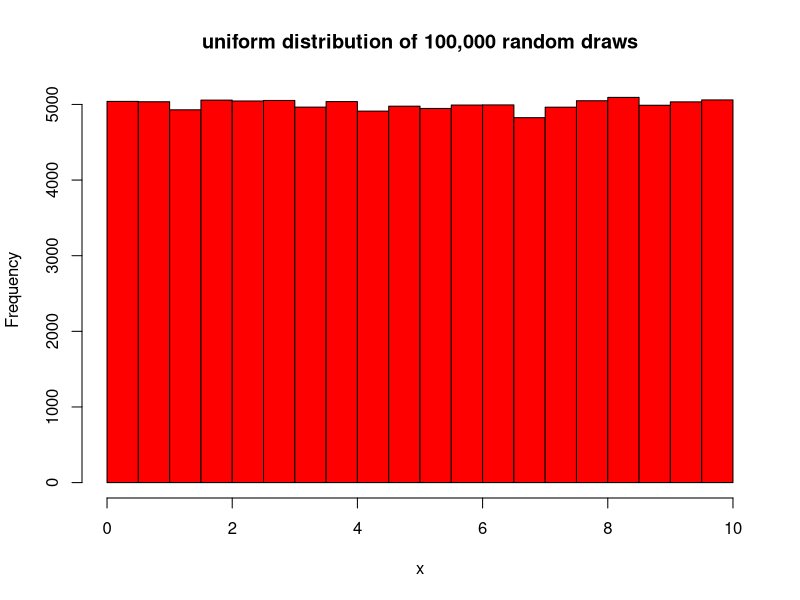
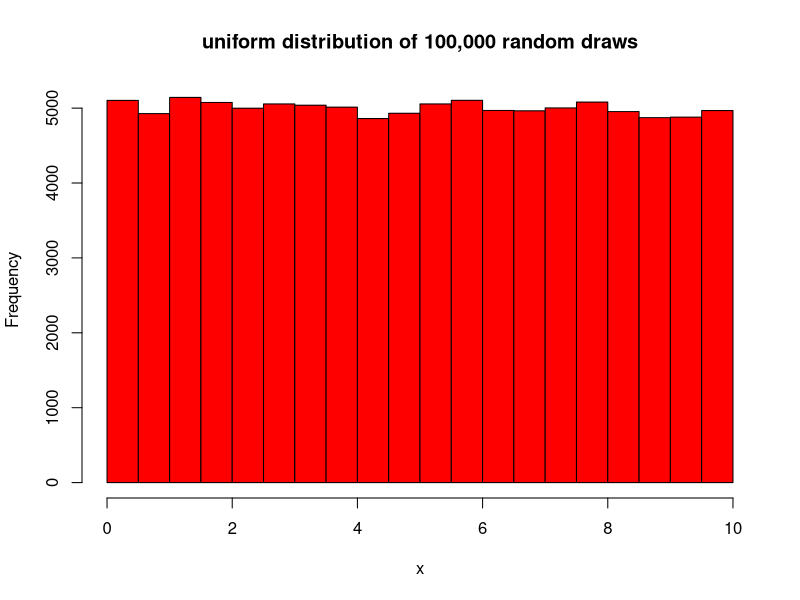
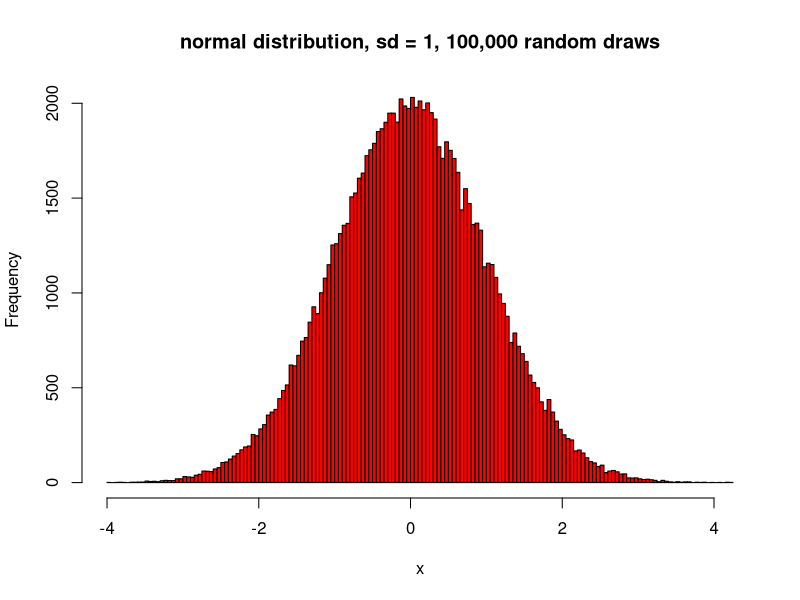
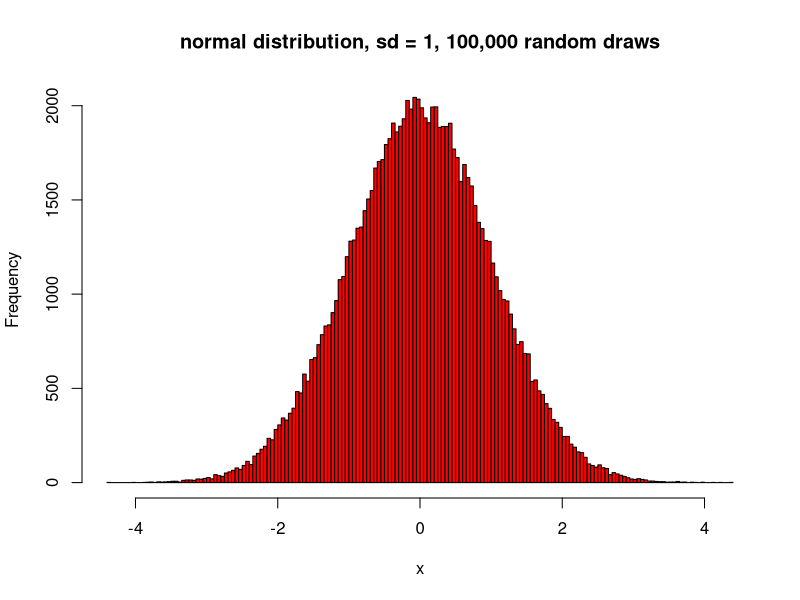
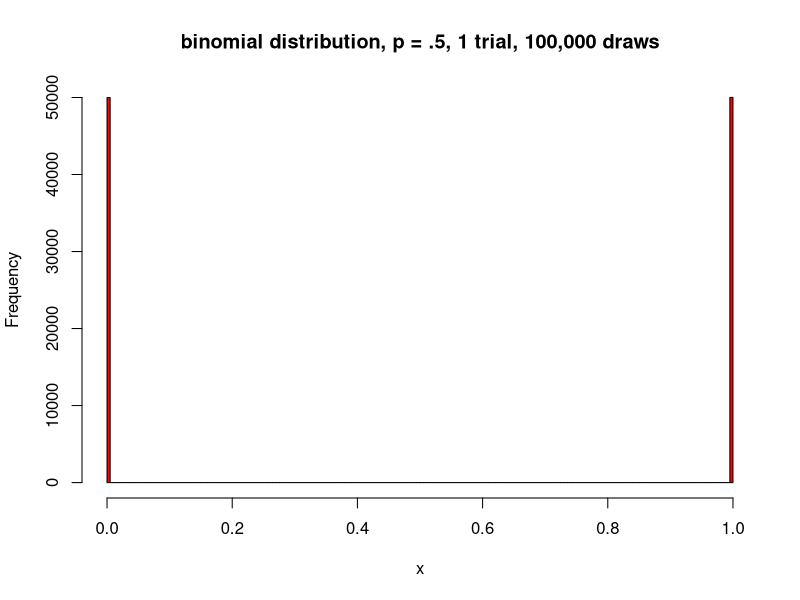
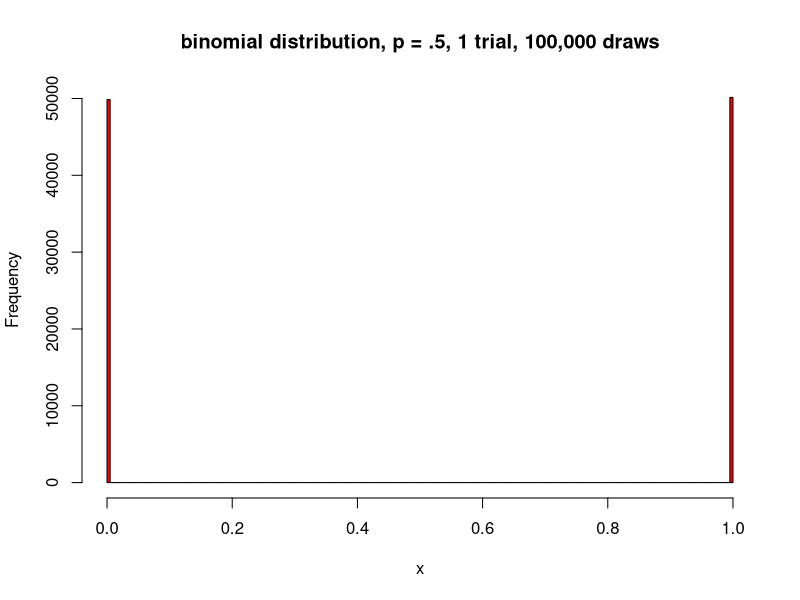
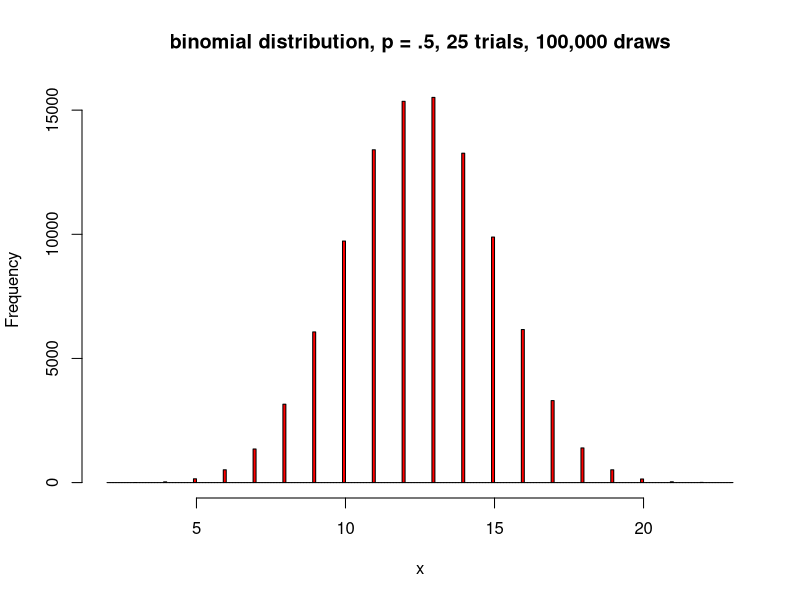
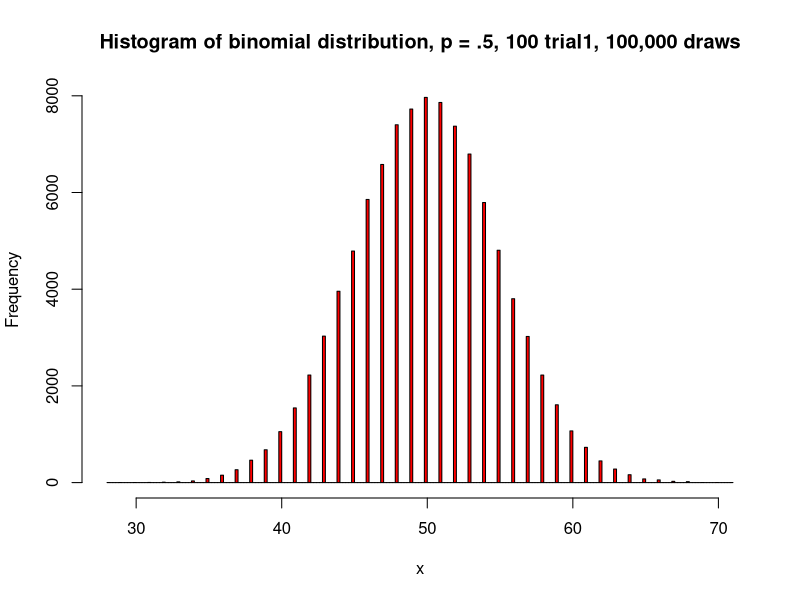

These figures' R source, in order:
## ---- chunk 1
rand.unif <- runif(100000, min = 0, max = 10)
hist(rand.unif, breaks = 20, freq = TRUE, main = "uniform distribution of 100,000 random draws", xlab = 'x', col = "red")
## ---- chunk 2
rand.unif <- runif(100000, min = 0, max = 10)
hist(rand.unif, breaks = 20, freq = TRUE, main = "uniform distribution of 100,000 random draws", xlab = 'x', col = "red")
## ---- chunk 3
rand.norm<- rnorm(100000)
hist(rand.norm, breaks = 200, freq = TRUE, main = "normal distribution, sd = 1, 100,000 random draws", xlab = 'x', col = "red")

## ---- chunk 4
rand.norm<- rnorm(100000)
hist(rand.norm, breaks = 200, freq = TRUE, main = "normal distribution, sd = 1, 100,000 random draws", xlab = 'x', col = "red")

## ---- chunk 5

rand.binom<- rbinom(100000,1,.5)
hist(rand.binom, breaks = 200, freq = TRUE, main = "binomial distribution, p = .5, 1 trial, 100,000 draws", xlab = 'x', col = "red")

## ---- chunk 6

rand.binom<- rbinom(100000,1,.5)
hist(rand.binom, breaks = 200, freq = TRUE, main = "binomial distribution, p = .5, 1 trial, 100,000 draws", xlab = 'x', col = "red")

## ---- chunk 7

rand.binom2 <- rbinom(100000,25,.5)
hist(rand.binom2, breaks = 200, freq = TRUE, main = "binomial distribution, p = .5, 25 trials, 100,000 draws", xlab = 'x', col = "red")

## ---- chunk 8

rand.binom3<- rbinom(100000,100,.5)
hist(rand.binom3, breaks = 200, freq = TRUE, main = "Histogram of binomial distribution, p = .5, 100 trial1, 100,000 draws", xlab = 'x', col = "red")

rand.binom4<- rbinom(100000,1000,.5)
hist(rand.binom4, breaks = 200, freq = TRUE, main = "Histogram of binomial distribution, p = .5, 1000 trials, 100,000 draws", xlab = 'x', col = "red")

## ---- chunk 9

rand.binom3<- rbinom(100000,1000,.5)
hist(rand.binom3, breaks = 200, freq = TRUE, main = "Histogram of binomial distribution, p = .5, 1000 trials, 100,000 draws", xlab = 'x', col = "red")

## ---- chunk 10

rand.poiss<- rpois(100000,1)
hist(rand.poiss, breaks = 200, freq = TRUE, main = "poisson distribution, lambda = 1, 100,000 draws", xlab = 'x', col = "red")

## ---- chunk 11

rand.poiss<- rpois(100000,1)
hist(rand.poiss, breaks = 200, freq = TRUE, main = "poisson distribution, lambda = 1, 100,000 draws", xlab = 'x', col = "red")

## ---- chunk 12

# Set a seed for reproducibility
set.seed(123)

# Generate data for a normal distribution
mean_normal <- 5  # Mean of the normal distribution
sd_normal <- 1    # Standard deviation of the normal distribution
normal_data <- rnorm(1000, mean = mean_normal, sd = sd_normal)

# Create a histogram for the normal distribution
hist(normal_data, probability = TRUE, main = "Normal Distribution",
     xlab = "Value", ylab = "Density", col = "lightblue")

# Overlay a density plot for the normal distribution
lines(density(normal_data), col = "red", lwd = 2)

## ---- chunk 13

# Set a seed for reproducibility
set.seed(123)

# Generate data for a Poisson distribution
poisson_data <- rpois(1000, lambda = 3)  # Adjust the lambda parameter as needed

# Generate data for a normal distribution with 
normal_data <- rnorm(100000, mean = 6, sd = 1)

# Create a histogram for the Poisson distribution
hist(poisson_data, probability = TRUE, main = "Poisson vs. Normal Distribution", 
     xlab = "Value", ylab = "Density", ylim = c(0, 0.4), col = "lightblue")

# Overlay a density plot for the normal distribution
lines(density(normal_data), col = "red", lwd = 2)
legend("topright", legend = c("Poisson", "Normal"), col = c("lightblue", "red"), lty = 1, lwd = 2)

